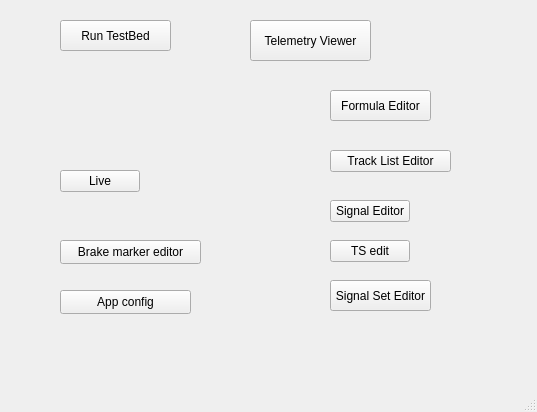
<?xml version="1.0" encoding="UTF-8"?>
<ui version="4.0">
 <class>MainWindow</class>
 <widget class="QMainWindow" name="MainWindow">
  <property name="geometry">
   <rect>
    <x>0</x>
    <y>0</y>
    <width>537</width>
    <height>412</height>
   </rect>
  </property>
  <property name="windowTitle">
   <string>MainWindow</string>
  </property>
  <widget class="QWidget" name="centralwidget">
   <widget class="QPushButton" name="pushButton">
    <property name="geometry">
     <rect>
      <x>60</x>
      <y>20</y>
      <width>111</width>
      <height>31</height>
     </rect>
    </property>
    <property name="text">
     <string>Run TestBed</string>
    </property>
   </widget>
   <widget class="QPushButton" name="btn_TelemetryViewer">
    <property name="geometry">
     <rect>
      <x>250</x>
      <y>20</y>
      <width>121</width>
      <height>41</height>
     </rect>
    </property>
    <property name="text">
     <string>Telemetry Viewer</string>
    </property>
   </widget>
   <widget class="QPushButton" name="btn_FormulaEditor">
    <property name="geometry">
     <rect>
      <x>330</x>
      <y>90</y>
      <width>101</width>
      <height>31</height>
     </rect>
    </property>
    <property name="text">
     <string>Formula Editor</string>
    </property>
   </widget>
   <widget class="QPushButton" name="btn_TrackListEditor">
    <property name="geometry">
     <rect>
      <x>330</x>
      <y>150</y>
      <width>121</width>
      <height>22</height>
     </rect>
    </property>
    <property name="text">
     <string>Track List Editor</string>
    </property>
   </widget>
   <widget class="QPushButton" name="btn_SignalEditor">
    <property name="geometry">
     <rect>
      <x>330</x>
      <y>200</y>
      <width>80</width>
      <height>22</height>
     </rect>
    </property>
    <property name="text">
     <string>Signal Editor</string>
    </property>
   </widget>
   <widget class="QPushButton" name="btn_TsEditor">
    <property name="geometry">
     <rect>
      <x>330</x>
      <y>240</y>
      <width>80</width>
      <height>22</height>
     </rect>
    </property>
    <property name="text">
     <string>TS edit</string>
    </property>
   </widget>
   <widget class="QPushButton" name="btn_Live">
    <property name="geometry">
     <rect>
      <x>60</x>
      <y>170</y>
      <width>80</width>
      <height>22</height>
     </rect>
    </property>
    <property name="text">
     <string>Live</string>
    </property>
   </widget>
   <widget class="QPushButton" name="btn_SignalSetEditor">
    <property name="geometry">
     <rect>
      <x>330</x>
      <y>280</y>
      <width>101</width>
      <height>31</height>
     </rect>
    </property>
    <property name="text">
     <string>Signal Set Editor</string>
    </property>
   </widget>
   <widget class="QPushButton" name="btn_BrakeMarkerEditor">
    <property name="geometry">
     <rect>
      <x>60</x>
      <y>240</y>
      <width>141</width>
      <height>24</height>
     </rect>
    </property>
    <property name="text">
     <string>Brake marker editor</string>
    </property>
   </widget>
   <widget class="QPushButton" name="btn_Config">
    <property name="geometry">
     <rect>
      <x>60</x>
      <y>290</y>
      <width>131</width>
      <height>24</height>
     </rect>
    </property>
    <property name="text">
     <string>App config</string>
    </property>
   </widget>
  </widget>
  <widget class="QMenuBar" name="menubar">
   <property name="geometry">
    <rect>
     <x>0</x>
     <y>0</y>
     <width>537</width>
     <height>21</height>
    </rect>
   </property>
  </widget>
  <widget class="QStatusBar" name="statusbar"/>
 </widget>
 <resources/>
 <connections/>
</ui>
